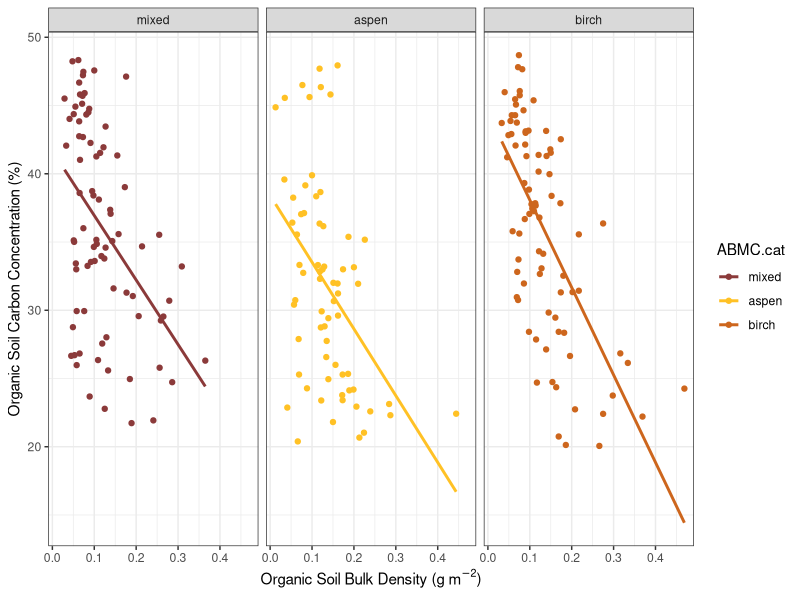
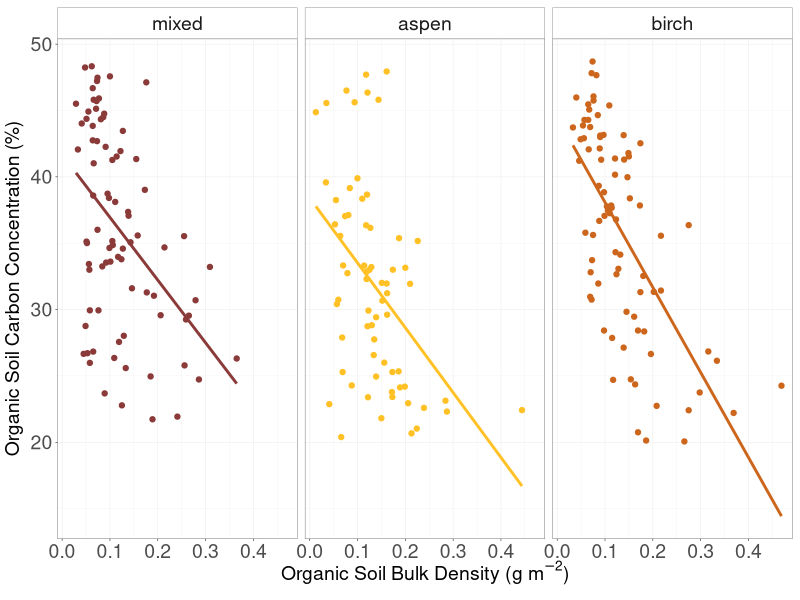

The R script that drew these images, in order:
#Start by running everything to line 160 

### Soil C Pool Model

library(reshape)
library(dplyr)
library(tidyverse)
library(data.table)
library(ggplot2)


setwd("~/MS THESIS/Final_RawData/SoilDepthModel/CPool_HA")
rm(list=ls())
## Load in soil data####
datA=read.csv("HAlexander_SOILS.csv")
# datB=read.csv("HA_treecats_forCpools.csv") #Use this instead to do trees dbh>1" only
datB=read.csv("HA_treecats_forCpools_alltrees.csv") #This is all trees

names(datA)
names(datB)

names(datA)[names(datA) == 'Site'] <- 'site'
unique(datA$site)
unique(datB$plot)

#Adjust site names to match tree data
datA=subset(datA,!site=="")
datA$project="chrono"
datA <- unite(datA,site,site,Transect,sep="",remove=TRUE)
datA <- unite(datA,plot, project,site,sep="_",remove=FALSE)
datA <- unite(datA,subplot,plot,Subsection,sep="_",remove=FALSE)
names(datA)
unique(datA$Subsection)

unique(datA$plot)
unique(datB$plot)

###### select columns we want
names(datA)
unique(datA$Soil.Type) # 2 is mineral, 3 is org plus mineral, > keep only 1
datA=subset(datA,Soil.Type=="1_OM")

#Can get rid of UBHW2 subsection=0 and subsection=50, because we don't have those in the other data (gets rid of two measures)
datA=subset(datA,!(Subsection=="0"|Subsection=="50"))
names(datA)
datA=datA%>%
  dplyr::select(project,plot,subplot,Horizon:Horizon.Depth..cm.,Soil.Bulk.Density..g.cm3.,Soil.C...,Soil...Coarse..g.C.m.2.) #soilcoarse is soil+coarse

names(datA)
str(datA)
datA$plot=as.factor(datA$plot)
datA$subplot=as.factor(datA$subplot)
datA$project=as.factor(datA$project)
datA$Horizon=as.factor(datA$Horizon)
datA$Horizon.Depth..cm.=as.numeric(datA$Horizon.Depth..cm.)
datA$Soil.Bulk.Density..g.cm3.=as.numeric(datA$Soil.Bulk.Density..g.cm3.)
datA$Soil.C...=as.numeric(datA$Soil.C...)

names(datB)
unique(datB$plot) 
unique(datA$plot)

names(datA)
datA1 <- full_join(datA, datB, by = c("project","plot","subplot"))

#Throw out rows that weren't in both
names(datA1)
datA1=subset(datA1,!is.na(Horizon))
p=datA1
datA1=subset(datA1,!is.na(DCM.cat))
datA1=subset(datA1,!ABMC.cat=="poplar") #Removed 6 rows out of 1400 in dbh version, removed 0 rows in all trees version
#datA1=subset(datA1,!ABMC.cat=="conifer") #Removed conifer data from model

str(datA1)
datA1$DCM.cat=as.factor(datA1$DCM.cat)
datA1$ABMC.cat=as.factor(datA1$ABMC.cat)

#Throw out totals horizons
unique(datA1$Horizon)
datA2=subset(datA1,Horizon=="1_0-5"|Horizon=="2_5-10"|Horizon=="3_10+")

names(datA2)
##New divergence as of 12-7-22: don't need to get avg depths of horizons, j modelling pools by 5cm increments.
##Instead should look at avg depth by forest cat and CI to see if it gels with soil depth model


datA3b=subset(datA2,Horizon.Depth..cm.>0) #don't need
rm(datA1,datA,datB,datA2)

#Look at bulk density compared with %C
names(datA3b)
datA3b=subset(datA3b,!Soil.Bulk.Density..g.cm3.>.5)

datA3b$ABMC.cat<-factor(datA3b$ABMC.cat, levels=c("conifer","mixed", "aspen", "birch"))
g=ggplot(data=subset(datA3b,!ABMC.cat=="conifer"), aes(x=Soil.Bulk.Density..g.cm3.,y=Soil.C...,color=ABMC.cat))+
  geom_point()+
  scale_color_manual(values=c("indianred4","goldenrod1","chocolate3"))+
  theme_bw()+
  geom_smooth(method="lm",se=FALSE)+
  ylab("Organic Soil Carbon Concentration (%)")+
  xlab(expression('Organic Soil Bulk Density (g m'^-2*')'))+
  facet_wrap(~ABMC.cat)
g
g=g+theme(strip.text.x = element_text(size = 14)) +theme(strip.background = element_rect(fill="white", size=0.18))+
  theme(legend.text=element_text(size=14))+
  theme(axis.title.x = element_blank())+ theme(panel.border = element_rect(colour = "black", fill=NA, size=0.18))+
  theme(axis.ticks.length=unit(.05, "cm"), axis.ticks = element_line(colour = "black", size = 0.18)) +
  theme(panel.grid.minor = element_line(size = 0.1), panel.grid.major = element_line(size = 0.18))+ guides(color=guide_legend(title="Forest Type"))+theme(legend.title=element_blank()) + theme(legend.position="top", legend.spacing.x = unit(0.1, 'cm'))+
  theme(axis.title.x = element_text( size=14, vjust=1.5), axis.text.x  = element_text(size=14)) +
  theme(axis.title.y = element_text( size=14, vjust=1.5), axis.text.y  = element_text(size=14))+ guides(color=FALSE)+ theme(legend.background = element_rect(size=0.5, linetype="solid", colour ="white"))
g






#First check out avg depths
datA3b= datA3b%>%
  group_by(subplot)%>%
  mutate(totaldepth=sum(Horizon.Depth..cm.))%>%
  mutate(totalC=sum(Soil...Coarse..g.C.m.2.))

d= datA3b%>%
  group_by(ABMC.cat)%>%
  summarize(meanC=mean(totalC))

datA3b=datA3b%>%
  mutate(depthclass=ifelse(totaldepth<=5,"0_5",
                           ifelse(totaldepth>5&totaldepth<=10,"5_10",
                                  ifelse(totaldepth>10,"10+",NA))))

less5=subset(datA3b,depthclass=="0_5"&Horizon=="1_0-5")
less10=subset(datA3b,depthclass=="5_10"&Horizon=="1_0-5"|depthclass=="5_10"&Horizon=="2_5-10")
more10=subset(datA3b,depthclass=="10+"&Horizon=="1_0-5"|depthclass=="10+"&Horizon=="2_5-10"|depthclass=="10+"&Horizon=="3_10+")

x=bind_rows(less5,less10)
x=bind_rows(x,more10)

less5=less5%>%
  group_by(ABMC.cat,Horizon)%>%
  summarize(meandepth=mean(Horizon.Depth..cm.),sedepth=plotrix::std.error(Horizon.Depth..cm.),meanBD=mean(Soil.Bulk.Density..g.cm3.),seBD=plotrix::std.error(Soil.Bulk.Density..g.cm3.),meanpercC=mean(Soil.C...),sepercC=plotrix::std.error(Soil.C...),meanC=mean(Soil...Coarse..g.C.m.2.),seC=plotrix::std.error(Soil...Coarse..g.C.m.2.),n=n())

less10=less10%>%
  group_by(ABMC.cat,Horizon)%>%
  summarize(meandepth=mean(Horizon.Depth..cm.),sedepth=plotrix::std.error(Horizon.Depth..cm.),meanBD=mean(Soil.Bulk.Density..g.cm3.),seBD=plotrix::std.error(Soil.Bulk.Density..g.cm3.),meanpercC=mean(Soil.C...),sepercC=plotrix::std.error(Soil.C...),meanC=mean(Soil...Coarse..g.C.m.2.),seC=plotrix::std.error(Soil...Coarse..g.C.m.2.),n=n())

more10=more10%>%
  group_by(ABMC.cat,Horizon)%>%
  summarize(meandepth=mean(Horizon.Depth..cm.),sedepth=plotrix::std.error(Horizon.Depth..cm.),meanBD=mean(Soil.Bulk.Density..g.cm3.),seBD=plotrix::std.error(Soil.Bulk.Density..g.cm3.),meanpercC=mean(Soil.C...),sepercC=plotrix::std.error(Soil.C...),meanC=mean(Soil...Coarse..g.C.m.2.),seC=plotrix::std.error(Soil...Coarse..g.C.m.2.),n=n())

less5$class="shallow"
less10$class="intermediate"
more10$class="deep"

data=bind_rows(less5,less10)
data=bind_rows(data,more10)


#2####
rm(g,less10,less5,more10,p,x,d,datA3b)
#HERE data= C#s ####
